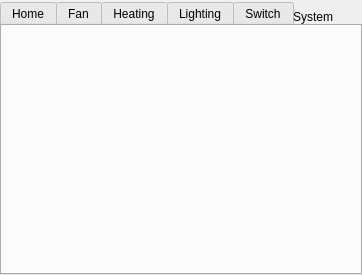
<?xml version="1.0" encoding="UTF-8"?>
<ui version="4.0">
 <class>HacMainWindow</class>
 <widget class="QWidget" name="HacMainWindow">
  <property name="geometry">
   <rect>
    <x>0</x>
    <y>0</y>
    <width>362</width>
    <height>275</height>
   </rect>
  </property>
  <property name="styleSheet">
   <string notr="true">QTabWidget::pane {
	background-image: url(:/Hac/bg-2.png);
}


QTabBar::tab {
	border-image: url(:/Hac/background-button-square.png);
	border-top-left-radius: 4px;
	border-top-right-radius: 4px;
	padding: 2px;
	font: 15px;
	min-height: 40px;
	min-width: 60px;
 }

 QTabBar::tab:selected {
	border: red;
    margin-top: 2px;
    margin-bottom: -5px;
	border-bottom: 0px;
 }

QTabBar::tab-bar {
	padding-right: 80px;
}

QTabBar::scroller {
	subcontrol-origin: border;
	subcontrol-position: right
    width: 20px;
 }</string>
  </property>
  <layout class="QGridLayout" name="gridLayout">
   <property name="margin">
    <number>0</number>
   </property>
   <property name="spacing">
    <number>0</number>
   </property>
   <item row="0" column="0">
    <widget class="QTabWidget" name="tabWidget">
     <property name="styleSheet">
      <string notr="true"/>
     </property>
     <property name="currentIndex">
      <number>5</number>
     </property>
     <property name="usesScrollButtons">
      <bool>true</bool>
     </property>
     <widget class="MainHomePage" name="tabHome">
      <attribute name="title">
       <string>Home</string>
      </attribute>
     </widget>
     <widget class="MainFanPage" name="tabFan">
      <attribute name="title">
       <string>Fan</string>
      </attribute>
     </widget>
     <widget class="MainHeatingPage" name="tabHeating">
      <attribute name="title">
       <string>Heating</string>
      </attribute>
     </widget>
     <widget class="MainLightingPage" name="tabLighting">
      <attribute name="title">
       <string>Lighting</string>
      </attribute>
     </widget>
     <widget class="MainSwitchPage" name="tabSwitch">
      <attribute name="title">
       <string>Switch</string>
      </attribute>
     </widget>
     <widget class="MainSystemPage" name="tabSystem">
      <attribute name="title">
       <string>System</string>
      </attribute>
     </widget>
    </widget>
   </item>
  </layout>
 </widget>
 <customwidgets>
  <customwidget>
   <class>MainHomePage</class>
   <extends>QWidget</extends>
   <header location="global">mainhomepage.h</header>
   <container>1</container>
  </customwidget>
  <customwidget>
   <class>MainFanPage</class>
   <extends>QWidget</extends>
   <header location="global">mainfanpage.h</header>
   <container>1</container>
  </customwidget>
  <customwidget>
   <class>MainHeatingPage</class>
   <extends>QWidget</extends>
   <header location="global">mainheatingpage.h</header>
   <container>1</container>
  </customwidget>
  <customwidget>
   <class>MainLightingPage</class>
   <extends>QWidget</extends>
   <header location="global">mainlightingpage.h</header>
   <container>1</container>
  </customwidget>
  <customwidget>
   <class>MainSwitchPage</class>
   <extends>QWidget</extends>
   <header location="global">mainswitchpage.h</header>
   <container>1</container>
  </customwidget>
  <customwidget>
   <class>MainSystemPage</class>
   <extends>QWidget</extends>
   <header location="global">mainsystempage.h</header>
   <container>1</container>
  </customwidget>
 </customwidgets>
 <resources>
  <include location="../res/hac.qrc"/>
 </resources>
 <connections/>
</ui>
